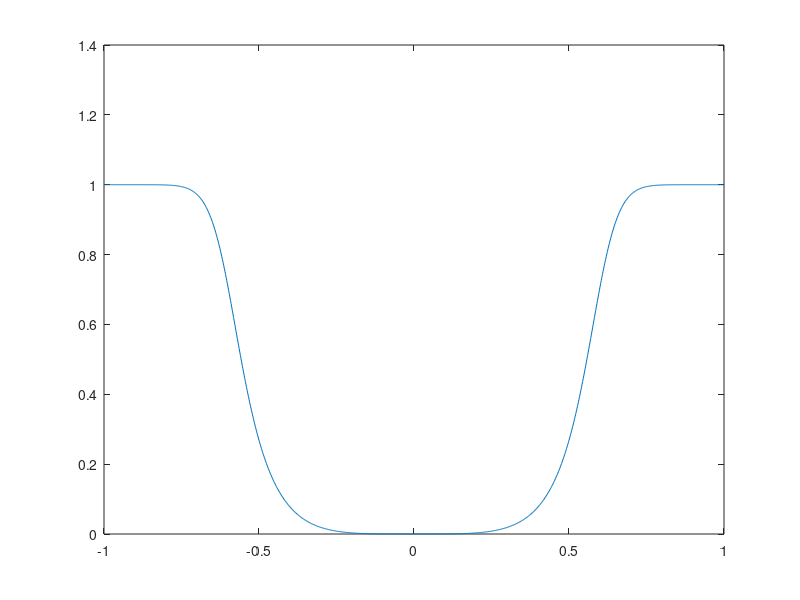
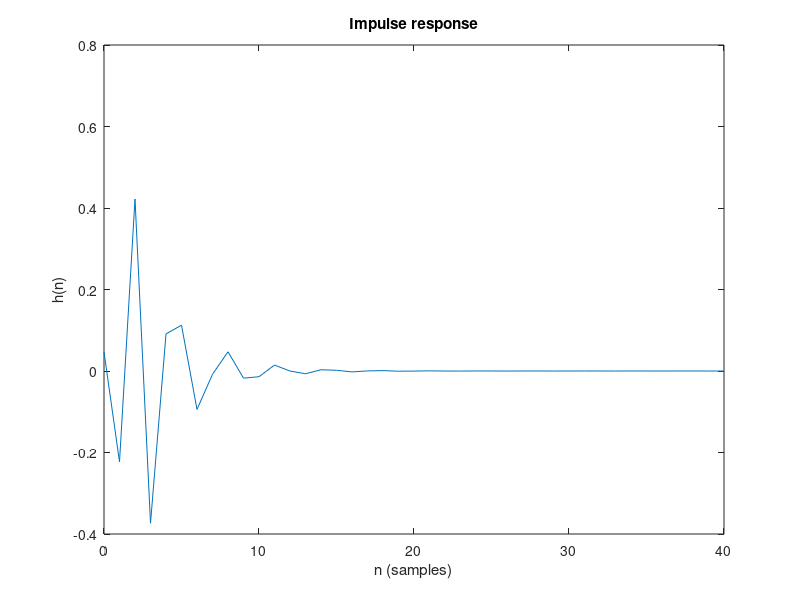

MATLAB code to generate these figures, in order: (Note: this script raises an error after producing the figures.)
%{
This example shows the setup of an RNN for modeling an IIR digital filter.

In this repo, there is no "core" RNN. The RNN is simply an MLP, which is a
core, with feedback loop from MLP's output. Therefore, this example shows
how to setup the feedback and the RNN from the core MLP.

This example also sets up a digital Butterworth filter by using MATLAB's 
Signal Processing Toolbox to generate training data for the RNN instead of 
importing data from external resources.

The script is written to be treated as a Text User Interface for all the
operations, including:
    - Creating the Butterworth filter to generate training data
    - Processing data
    - Setting up the RNN
    - Training the RNN using Levenberg-Marquardt algorithm

User can treat each line of code as a button by highlighting each line and
running it.

It is recommended that the user runs the script line by line, or executes
selections or chunks of code to see what the script is doing.

- Keith Ha (Feb 2023)

%}

%% Adding Search Path for MATLAB
addpath(fullfile('..', '..', 'core'));      % folder containing core Neural Net structures
addpath(fullfile('..', '..', 'tools'));      % folder containing other misc tools for data processing, signal processing

%% Create a digital Butterworth filter to generate training data
N = 4;      % Filter memory order
Fs = 10e3;  % Sampling freq
fc = 3000;  % Centre freq

[bz, az] = butter(N, 2*(fc/Fs), 'high');

omega = (-pi:2*pi/1000:pi-2*pi/1000)';      % normalized freq
HHPz = freqz(bz, az, omega);                % Frequency response
figure; plot(omega/pi, abs(HHPz));

[hHPz_impz, n] = impz(bz, az);              % Time-domain impulse response
figure; plot(n, hHPz_impz);
title('Impulse response');
xlabel('n (samples)');
ylabel('h(n)');


%% Memory order of the RNN system
Nx = 4;     % filter order of input
Ny = 4;     % filter order of output

% User is encouraged to play with Nx and Ny to see how changing the memory
% order of the RNN can affect its convergence towards the original impulse
% response of the original IIR filter

%% Setup input data
tn = n;                 % discrete time
xt = discDelta(n);      % Use discrete Dirac delta function as the input

% Delay the input by using delayshift(), which is user-defined function as
% part of the "tools" folder
xt_delay = NaN(length(tn), Nx);
for k = 1:Nx
    xt_delay(:,k) = delayshift(xt, k);
end

% Put into one matrix for better visualization of the data
xtdata = [tn xt xt_delay];


%% Setup core MLP
% Reset the Neural Net and data if there's any existing
clear('numInputNeurons', 'numNeuronsHLayers', 'numOutputNeurons', ...
    'lengthWVec', 'mlp', ...
    'neuronStruct', 'adjointStruct', ...
    'w0_vec', 'wTr_vec', 'wlayers', ...
    'xdata', 'ddata', 'y0', 'y0_delay', 'y0data', 'yt_md', 'yt_md_delay', ...
    'options', 'epoch', 'resnorm', 'residual', 'output');

numInputNeurons = 1 + Nx + Ny;    % [x[n] x[n-1] x[n-2] ... x[n-Nx] y[n-1] y[n-2] ... y[n-Ny]]
numNeuronsHLayers(1) = 5;
numOutputNeurons = 1;   % y[n]

% Calculate the number of weights + biases (aka parameters) based on the 
% specified number of neurons
if length(numNeuronsHLayers) == 1       % shallow/3-layer neural net
    hl = 1;
    lengthWVec = numNeuronsHLayers(1)*(numInputNeurons+1) + numOutputNeurons*(numNeuronsHLayers(hl)+1);

else                                    % Multi hidden layers
    lengthWVec = numNeuronsHLayers(1)*(numInputNeurons+1);
    for hl = 2:length(numNeuronsHLayers)
        lengthWVec = lengthWVec + numNeuronsHLayers(hl)*(numNeuronsHLayers(hl-1)+1);
    end
    lengthWVec = lengthWVec + numOutputNeurons*(numNeuronsHLayers(hl)+1);
end

w0_vec = randn(lengthWVec,1);

neuronStruct.numInputNeurons = numInputNeurons;
neuronStruct.numNeuronsHLayers = numNeuronsHLayers;
neuronStruct.numOutputNeurons = numOutputNeurons;

mlp = @(w_vec, x) MLP_tanh(w_vec, x, neuronStruct);

[y0, y0_delay] = calcRecur(mlp, w0_vec, Ny,[xt xt_delay]);

% calcRecur() is a user-defined function in "tools" for calculating the
% output variable that is dependent on its previous values 


%% Setup output = h(n)
ddata = hHPz_impz;
alldata = [tn xt xt_delay y0_delay ddata];

%% Settings for Recurrent Levenberg-Marquadt (LM variation of Backprop Through Time) 
% Customizing Matlab's native lsqcurvefit() to implement trainLM-ThroughTime
% For more information of the hyper-parameters of the LM algorithm, please
% visit MATLAB's documentation for lsqcurvefit()

options = optimoptions('lsqcurvefit','Algorithm','levenberg-marquardt', 'Display', 'off');
options.MaxIterations = 1;
% options.InitDamping = 100;
% options.MaxFunctionEvaluations = lengthWVec*1000;
lb = [];        % no lower bound or upper bound
ub = [];

epochMax = 1000;
resnormTarget = 0.001;
trErrors = NaN(epochMax,1);
wEpochs(epochMax) = struct();

%% Intialize the weights and biases, and input for the recurrent feedback loop 
wTr_vec = w0_vec;
xdata = [xt xt_delay y0_delay];     % Init xdata for the first lsqcurvefit() iteration

epoch = 0;
resnorm = Inf;

%% Start training Recurrent LM by highlighting and running the code below
fprintf('\n Start training Recurrent LM... \n');
while (epoch <= epochMax) && (resnorm >= resnormTarget)
    [wTr_vec,resnorm,residual,exitflag,output] = lsqcurvefit(mlp, wTr_vec, xdata, ddata, lb, ub, options);

    [yt_md, yt_md_delay] = calcRecur(mlp, wTr_vec, Ny, [xt xt_delay]);
    xdata = [xt xt_delay yt_md_delay];

    fprintf('epoch = %d, ', epoch);
    fprintf('resnorm = %.4f\n', resnorm);

    epoch = epoch + 1;
    
    % Additional code for storing the change in the weights and
    % trainingErrors
    [~,wlayers] = mlp(wTr_vec, xdata);
    wEpochs(epoch).wlayers = wlayers;
    trErrors(epoch) = resnorm;
end

save(fullfile('matData', 'results.mat'));


%% Comparing the trained model vs. original data
[yt_md, wlayers] = mlp(wTr_vec, xdata);
figure; plot(tn, yt_md);
hold on; plot(tn, ddata, 'o');
title('Impulse response - Trained RNN vs. Original Filter');
xlabel('h(n)');
ylabel('n (samples)');
legend('trained RNN', 'original filter');





